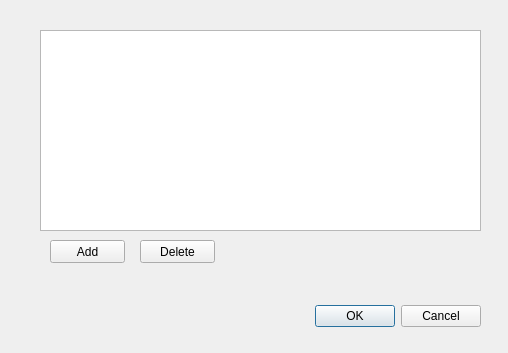
<?xml version="1.0" encoding="UTF-8"?>
<ui version="4.0">
 <class>NewInsert</class>
 <widget class="QDialog" name="NewInsert">
  <property name="geometry">
   <rect>
    <x>0</x>
    <y>0</y>
    <width>508</width>
    <height>353</height>
   </rect>
  </property>
  <property name="windowTitle">
   <string>New Insert</string>
  </property>
  <widget class="QDialogButtonBox" name="buttonBox">
   <property name="geometry">
    <rect>
     <x>140</x>
     <y>300</y>
     <width>341</width>
     <height>32</height>
    </rect>
   </property>
   <property name="orientation">
    <enum>Qt::Horizontal</enum>
   </property>
   <property name="standardButtons">
    <set>QDialogButtonBox::Cancel|QDialogButtonBox::Ok</set>
   </property>
  </widget>
  <widget class="QTableWidget" name="tableWidget">
   <property name="geometry">
    <rect>
     <x>40</x>
     <y>30</y>
     <width>441</width>
     <height>201</height>
    </rect>
   </property>
  </widget>
  <widget class="QPushButton" name="pushButton">
   <property name="geometry">
    <rect>
     <x>50</x>
     <y>240</y>
     <width>75</width>
     <height>23</height>
    </rect>
   </property>
   <property name="text">
    <string>Add</string>
   </property>
  </widget>
  <widget class="QPushButton" name="pushButton_2">
   <property name="geometry">
    <rect>
     <x>140</x>
     <y>240</y>
     <width>75</width>
     <height>23</height>
    </rect>
   </property>
   <property name="text">
    <string>Delete</string>
   </property>
  </widget>
 </widget>
 <resources/>
 <connections>
  <connection>
   <sender>buttonBox</sender>
   <signal>accepted()</signal>
   <receiver>NewInsert</receiver>
   <slot>accept()</slot>
   <hints>
    <hint type="sourcelabel">
     <x>248</x>
     <y>254</y>
    </hint>
    <hint type="destinationlabel">
     <x>157</x>
     <y>274</y>
    </hint>
   </hints>
  </connection>
  <connection>
   <sender>buttonBox</sender>
   <signal>rejected()</signal>
   <receiver>NewInsert</receiver>
   <slot>reject()</slot>
   <hints>
    <hint type="sourcelabel">
     <x>316</x>
     <y>260</y>
    </hint>
    <hint type="destinationlabel">
     <x>286</x>
     <y>274</y>
    </hint>
   </hints>
  </connection>
 </connections>
</ui>
